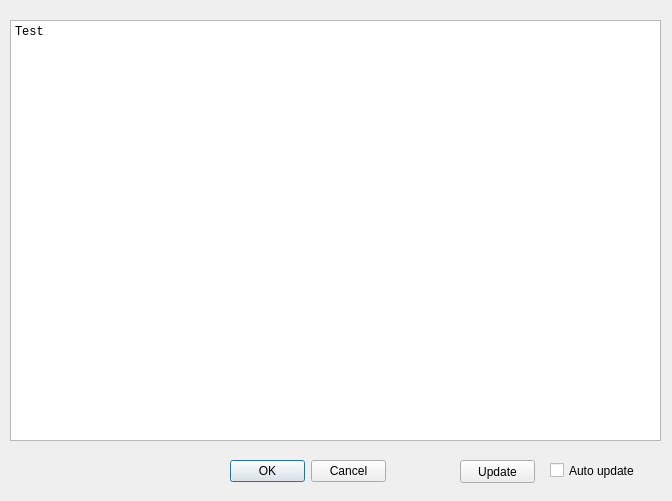
<?xml version="1.0" encoding="UTF-8"?>
<ui version="4.0">
 <class>DebugDialog</class>
 <widget class="QDialog" name="DebugDialog">
  <property name="geometry">
   <rect>
    <x>0</x>
    <y>0</y>
    <width>672</width>
    <height>501</height>
   </rect>
  </property>
  <property name="windowTitle">
   <string>Dialog</string>
  </property>
  <widget class="QPlainTextEdit" name="plainTextEdit">
   <property name="geometry">
    <rect>
     <x>10</x>
     <y>20</y>
     <width>651</width>
     <height>421</height>
    </rect>
   </property>
   <property name="font">
    <font>
     <family>Courier New</family>
    </font>
   </property>
   <property name="lineWrapMode">
    <enum>QPlainTextEdit::NoWrap</enum>
   </property>
   <property name="readOnly">
    <bool>true</bool>
   </property>
   <property name="plainText">
    <string>Test</string>
   </property>
  </widget>
  <widget class="QPushButton" name="pushButton">
   <property name="geometry">
    <rect>
     <x>460</x>
     <y>460</y>
     <width>75</width>
     <height>23</height>
    </rect>
   </property>
   <property name="text">
    <string>Update</string>
   </property>
  </widget>
  <widget class="QLabel" name="label">
   <property name="geometry">
    <rect>
     <x>20</x>
     <y>460</y>
     <width>201</width>
     <height>21</height>
    </rect>
   </property>
   <property name="text">
    <string/>
   </property>
  </widget>
  <widget class="QCheckBox" name="checkBox">
   <property name="geometry">
    <rect>
     <x>550</x>
     <y>460</y>
     <width>111</width>
     <height>21</height>
    </rect>
   </property>
   <property name="text">
    <string>Auto update</string>
   </property>
  </widget>
  <widget class="QDialogButtonBox" name="buttonBox">
   <property name="geometry">
    <rect>
     <x>230</x>
     <y>460</y>
     <width>156</width>
     <height>23</height>
    </rect>
   </property>
   <property name="orientation">
    <enum>Qt::Horizontal</enum>
   </property>
   <property name="standardButtons">
    <set>QDialogButtonBox::Cancel|QDialogButtonBox::Ok</set>
   </property>
  </widget>
 </widget>
 <resources/>
 <connections>
  <connection>
   <sender>buttonBox</sender>
   <signal>accepted()</signal>
   <receiver>DebugDialog</receiver>
   <slot>accept()</slot>
   <hints>
    <hint type="sourcelabel">
     <x>248</x>
     <y>254</y>
    </hint>
    <hint type="destinationlabel">
     <x>157</x>
     <y>274</y>
    </hint>
   </hints>
  </connection>
  <connection>
   <sender>buttonBox</sender>
   <signal>rejected()</signal>
   <receiver>DebugDialog</receiver>
   <slot>reject()</slot>
   <hints>
    <hint type="sourcelabel">
     <x>316</x>
     <y>260</y>
    </hint>
    <hint type="destinationlabel">
     <x>286</x>
     <y>274</y>
    </hint>
   </hints>
  </connection>
 </connections>
</ui>
